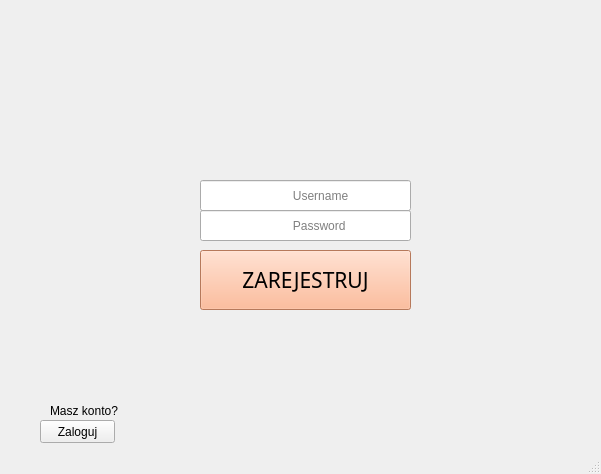
<?xml version="1.0" encoding="UTF-8"?>
<ui version="4.0">
 <class>MainWindow</class>
 <widget class="QMainWindow" name="MainWindow">
  <property name="geometry">
   <rect>
    <x>0</x>
    <y>0</y>
    <width>601</width>
    <height>474</height>
   </rect>
  </property>
  <property name="windowTitle">
   <string>Rejestracja</string>
  </property>
  <widget class="QWidget" name="centralwidget">
   <widget class="QPushButton" name="pushButton">
    <property name="geometry">
     <rect>
      <x>200</x>
      <y>250</y>
      <width>211</width>
      <height>60</height>
     </rect>
    </property>
    <property name="palette">
     <palette>
      <active>
       <colorrole role="WindowText">
        <brush brushstyle="SolidPattern">
         <color alpha="255">
          <red>0</red>
          <green>0</green>
          <blue>0</blue>
         </color>
        </brush>
       </colorrole>
       <colorrole role="Button">
        <brush brushstyle="SolidPattern">
         <color alpha="255">
          <red>255</red>
          <green>170</green>
          <blue>127</blue>
         </color>
        </brush>
       </colorrole>
       <colorrole role="Midlight">
        <brush brushstyle="SolidPattern">
         <color alpha="255">
          <red>255</red>
          <green>212</green>
          <blue>191</blue>
         </color>
        </brush>
       </colorrole>
       <colorrole role="Dark">
        <brush brushstyle="SolidPattern">
         <color alpha="255">
          <red>127</red>
          <green>85</green>
          <blue>63</blue>
         </color>
        </brush>
       </colorrole>
       <colorrole role="Mid">
        <brush brushstyle="SolidPattern">
         <color alpha="255">
          <red>170</red>
          <green>113</green>
          <blue>84</blue>
         </color>
        </brush>
       </colorrole>
       <colorrole role="Text">
        <brush brushstyle="SolidPattern">
         <color alpha="255">
          <red>0</red>
          <green>170</green>
          <blue>255</blue>
         </color>
        </brush>
       </colorrole>
       <colorrole role="BrightText">
        <brush brushstyle="SolidPattern">
         <color alpha="255">
          <red>255</red>
          <green>255</green>
          <blue>255</blue>
         </color>
        </brush>
       </colorrole>
       <colorrole role="ButtonText">
        <brush brushstyle="SolidPattern">
         <color alpha="255">
          <red>0</red>
          <green>0</green>
          <blue>0</blue>
         </color>
        </brush>
       </colorrole>
       <colorrole role="Base">
        <brush brushstyle="SolidPattern">
         <color alpha="255">
          <red>255</red>
          <green>255</green>
          <blue>255</blue>
         </color>
        </brush>
       </colorrole>
       <colorrole role="Window">
        <brush brushstyle="SolidPattern">
         <color alpha="255">
          <red>255</red>
          <green>170</green>
          <blue>127</blue>
         </color>
        </brush>
       </colorrole>
       <colorrole role="Shadow">
        <brush brushstyle="SolidPattern">
         <color alpha="255">
          <red>0</red>
          <green>0</green>
          <blue>0</blue>
         </color>
        </brush>
       </colorrole>
       <colorrole role="AlternateBase">
        <brush brushstyle="SolidPattern">
         <color alpha="255">
          <red>255</red>
          <green>212</green>
          <blue>191</blue>
         </color>
        </brush>
       </colorrole>
       <colorrole role="ToolTipBase">
        <brush brushstyle="SolidPattern">
         <color alpha="255">
          <red>255</red>
          <green>255</green>
          <blue>220</blue>
         </color>
        </brush>
       </colorrole>
       <colorrole role="ToolTipText">
        <brush brushstyle="SolidPattern">
         <color alpha="255">
          <red>0</red>
          <green>0</green>
          <blue>0</blue>
         </color>
        </brush>
       </colorrole>
      </active>
      <inactive>
       <colorrole role="WindowText">
        <brush brushstyle="SolidPattern">
         <color alpha="255">
          <red>0</red>
          <green>0</green>
          <blue>0</blue>
         </color>
        </brush>
       </colorrole>
       <colorrole role="Button">
        <brush brushstyle="SolidPattern">
         <color alpha="255">
          <red>255</red>
          <green>170</green>
          <blue>127</blue>
         </color>
        </brush>
       </colorrole>
       <colorrole role="Midlight">
        <brush brushstyle="SolidPattern">
         <color alpha="255">
          <red>255</red>
          <green>212</green>
          <blue>191</blue>
         </color>
        </brush>
       </colorrole>
       <colorrole role="Dark">
        <brush brushstyle="SolidPattern">
         <color alpha="255">
          <red>127</red>
          <green>85</green>
          <blue>63</blue>
         </color>
        </brush>
       </colorrole>
       <colorrole role="Mid">
        <brush brushstyle="SolidPattern">
         <color alpha="255">
          <red>170</red>
          <green>113</green>
          <blue>84</blue>
         </color>
        </brush>
       </colorrole>
       <colorrole role="Text">
        <brush brushstyle="SolidPattern">
         <color alpha="255">
          <red>0</red>
          <green>170</green>
          <blue>255</blue>
         </color>
        </brush>
       </colorrole>
       <colorrole role="BrightText">
        <brush brushstyle="SolidPattern">
         <color alpha="255">
          <red>255</red>
          <green>255</green>
          <blue>255</blue>
         </color>
        </brush>
       </colorrole>
       <colorrole role="ButtonText">
        <brush brushstyle="SolidPattern">
         <color alpha="255">
          <red>0</red>
          <green>0</green>
          <blue>0</blue>
         </color>
        </brush>
       </colorrole>
       <colorrole role="Base">
        <brush brushstyle="SolidPattern">
         <color alpha="255">
          <red>255</red>
          <green>255</green>
          <blue>255</blue>
         </color>
        </brush>
       </colorrole>
       <colorrole role="Window">
        <brush brushstyle="SolidPattern">
         <color alpha="255">
          <red>255</red>
          <green>170</green>
          <blue>127</blue>
         </color>
        </brush>
       </colorrole>
       <colorrole role="Shadow">
        <brush brushstyle="SolidPattern">
         <color alpha="255">
          <red>0</red>
          <green>0</green>
          <blue>0</blue>
         </color>
        </brush>
       </colorrole>
       <colorrole role="AlternateBase">
        <brush brushstyle="SolidPattern">
         <color alpha="255">
          <red>255</red>
          <green>212</green>
          <blue>191</blue>
         </color>
        </brush>
       </colorrole>
       <colorrole role="ToolTipBase">
        <brush brushstyle="SolidPattern">
         <color alpha="255">
          <red>255</red>
          <green>255</green>
          <blue>220</blue>
         </color>
        </brush>
       </colorrole>
       <colorrole role="ToolTipText">
        <brush brushstyle="SolidPattern">
         <color alpha="255">
          <red>0</red>
          <green>0</green>
          <blue>0</blue>
         </color>
        </brush>
       </colorrole>
      </inactive>
      <disabled>
       <colorrole role="WindowText">
        <brush brushstyle="SolidPattern">
         <color alpha="255">
          <red>127</red>
          <green>85</green>
          <blue>63</blue>
         </color>
        </brush>
       </colorrole>
       <colorrole role="Button">
        <brush brushstyle="SolidPattern">
         <color alpha="255">
          <red>255</red>
          <green>170</green>
          <blue>127</blue>
         </color>
        </brush>
       </colorrole>
       <colorrole role="Midlight">
        <brush brushstyle="SolidPattern">
         <color alpha="255">
          <red>255</red>
          <green>212</green>
          <blue>191</blue>
         </color>
        </brush>
       </colorrole>
       <colorrole role="Dark">
        <brush brushstyle="SolidPattern">
         <color alpha="255">
          <red>127</red>
          <green>85</green>
          <blue>63</blue>
         </color>
        </brush>
       </colorrole>
       <colorrole role="Mid">
        <brush brushstyle="SolidPattern">
         <color alpha="255">
          <red>170</red>
          <green>113</green>
          <blue>84</blue>
         </color>
        </brush>
       </colorrole>
       <colorrole role="Text">
        <brush brushstyle="SolidPattern">
         <color alpha="255">
          <red>127</red>
          <green>85</green>
          <blue>63</blue>
         </color>
        </brush>
       </colorrole>
       <colorrole role="BrightText">
        <brush brushstyle="SolidPattern">
         <color alpha="255">
          <red>255</red>
          <green>255</green>
          <blue>255</blue>
         </color>
        </brush>
       </colorrole>
       <colorrole role="ButtonText">
        <brush brushstyle="SolidPattern">
         <color alpha="255">
          <red>127</red>
          <green>85</green>
          <blue>63</blue>
         </color>
        </brush>
       </colorrole>
       <colorrole role="Base">
        <brush brushstyle="SolidPattern">
         <color alpha="255">
          <red>255</red>
          <green>170</green>
          <blue>127</blue>
         </color>
        </brush>
       </colorrole>
       <colorrole role="Window">
        <brush brushstyle="SolidPattern">
         <color alpha="255">
          <red>255</red>
          <green>170</green>
          <blue>127</blue>
         </color>
        </brush>
       </colorrole>
       <colorrole role="Shadow">
        <brush brushstyle="SolidPattern">
         <color alpha="255">
          <red>0</red>
          <green>0</green>
          <blue>0</blue>
         </color>
        </brush>
       </colorrole>
       <colorrole role="AlternateBase">
        <brush brushstyle="SolidPattern">
         <color alpha="255">
          <red>255</red>
          <green>170</green>
          <blue>127</blue>
         </color>
        </brush>
       </colorrole>
       <colorrole role="ToolTipBase">
        <brush brushstyle="SolidPattern">
         <color alpha="255">
          <red>255</red>
          <green>255</green>
          <blue>220</blue>
         </color>
        </brush>
       </colorrole>
       <colorrole role="ToolTipText">
        <brush brushstyle="SolidPattern">
         <color alpha="255">
          <red>0</red>
          <green>0</green>
          <blue>0</blue>
         </color>
        </brush>
       </colorrole>
      </disabled>
     </palette>
    </property>
    <property name="font">
     <font>
      <family>Sans Serif Collection</family>
      <pointsize>16</pointsize>
      <weight>50</weight>
      <bold>false</bold>
     </font>
    </property>
    <property name="text">
     <string>ZAREJESTRUJ</string>
    </property>
    <property name="checkable">
     <bool>true</bool>
    </property>
   </widget>
   <widget class="QLabel" name="label_2">
    <property name="geometry">
     <rect>
      <x>50</x>
      <y>400</y>
      <width>91</width>
      <height>21</height>
     </rect>
    </property>
    <property name="text">
     <string>Masz konto?</string>
    </property>
   </widget>
   <widget class="QPushButton" name="pushButton_2">
    <property name="enabled">
     <bool>true</bool>
    </property>
    <property name="geometry">
     <rect>
      <x>40</x>
      <y>420</y>
      <width>75</width>
      <height>23</height>
     </rect>
    </property>
    <property name="text">
     <string>Zaloguj</string>
    </property>
    <property name="checkable">
     <bool>true</bool>
    </property>
   </widget>
   <widget class="QLineEdit" name="lineEdit_username">
    <property name="geometry">
     <rect>
      <x>200</x>
      <y>180</y>
      <width>211</width>
      <height>31</height>
     </rect>
    </property>
    <property name="placeholderText">
     <string>                           Username</string>
    </property>
   </widget>
   <widget class="QLineEdit" name="lineEdit_password">
    <property name="geometry">
     <rect>
      <x>200</x>
      <y>210</y>
      <width>211</width>
      <height>31</height>
     </rect>
    </property>
    <property name="echoMode">
     <enum>QLineEdit::Password</enum>
    </property>
    <property name="placeholderText">
     <string>                           Password</string>
    </property>
   </widget>
  </widget>
  <widget class="QStatusBar" name="statusbar"/>
 </widget>
 <resources/>
 <connections/>
</ui>
